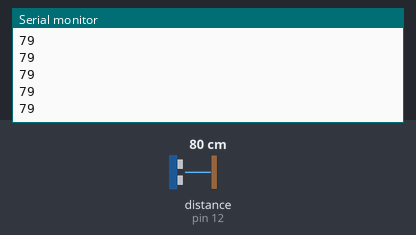
Simulated run of this sketch. Board: Arduino Uno, built with avr-gcc and run on an emulated ATmega328P. Shown: the last lines printed to the serial monitor. Wiring (inferred from the names in the program): ultrasonic range finder: trigger pin 13; echo pin 12. The test bench sets the inputs (shaded band); at power-on: distance to the obstacle (sensor on pin 12) 80 cm. The echo pulse lasts 58.3 µs per cm.

Above: at 1.2 s.
1.3 s: distance to the obstacle (sensor on pin 12) set to 2 cm
At 2.3 s:
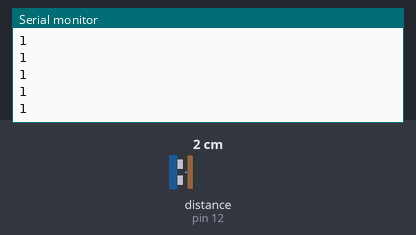
2.8 s: distance to the obstacle (sensor on pin 12) set to 4 cm
At 3.5 s:
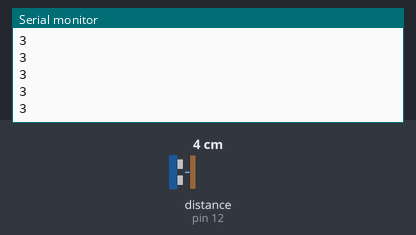
Timing chart, 0 to 5.8 s (numbered marks = the images above; inputs shaded):
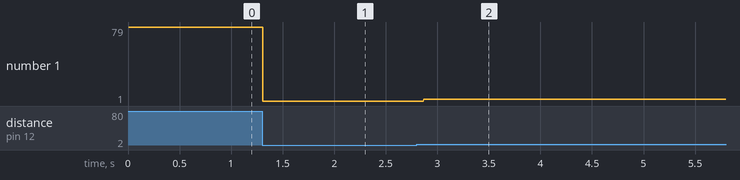

The sketch:

sketch_apr22a.ino
```cpp
int trig=13;
int echo=12;
int sure;
int mesafe;
void setup() {
  pinMode(trig,OUTPUT);
  pinMode(echo,INPUT);
  Serial.begin(9600);
}

void loop() {
 digitalWrite(trig,1);
 delayMicroseconds(1000);
 digitalWrite(trig,0);
 sure=pulseIn(echo,1);
 mesafe=(sure/2)/29.1;
 Serial.println(mesafe);
}
```

Measured:
- after the input at 1.3 s, the serial monitor: prints a new line at once (image 1)
- after the input at 2.8 s, the serial monitor: prints a new line after 0.07 s (image 2)
- plotted number 1: 79 → 1 after the input at 1.3 s, 1 → 3 after the input at 2.8 s
